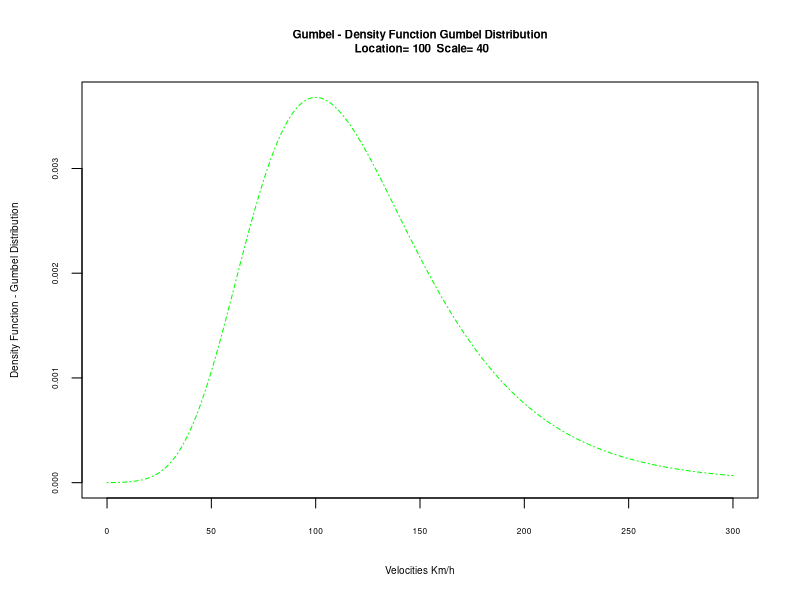
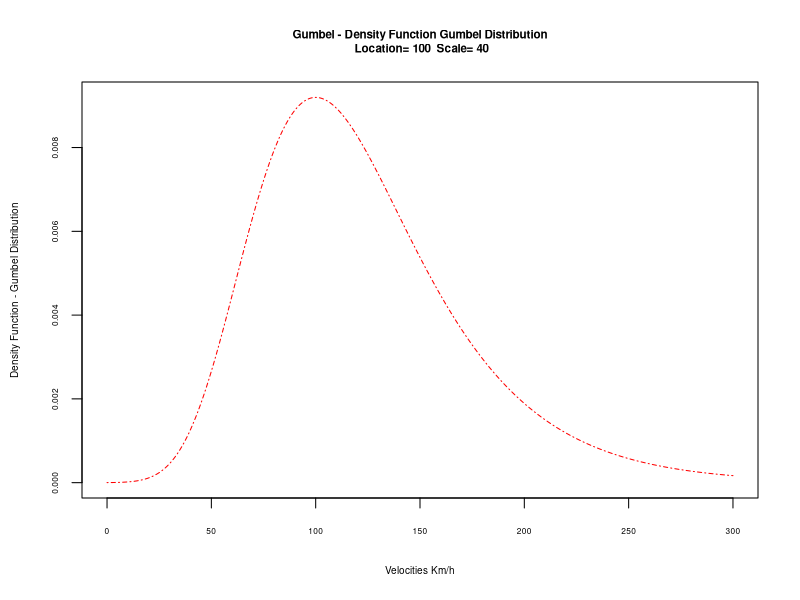
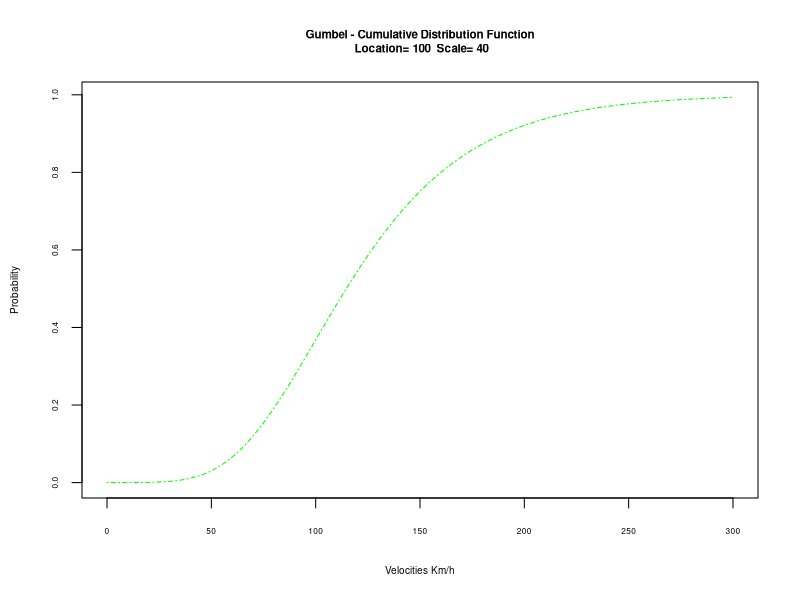
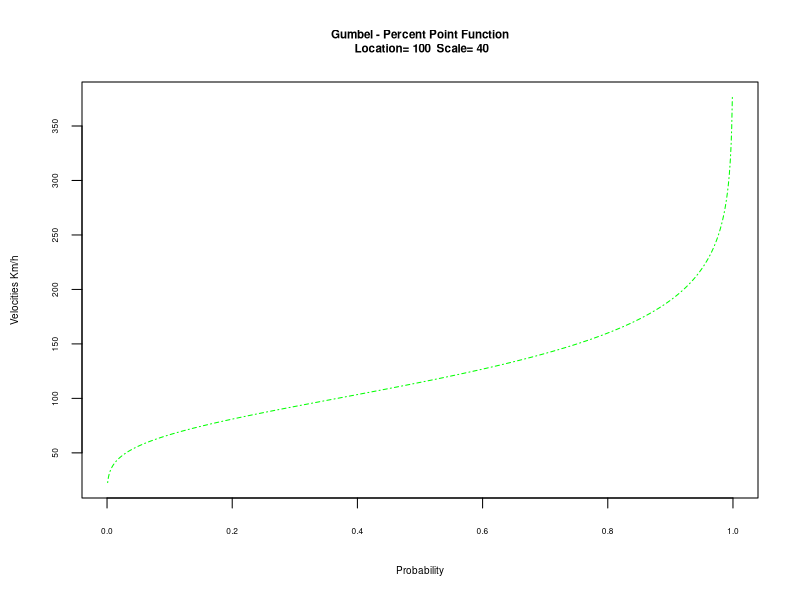
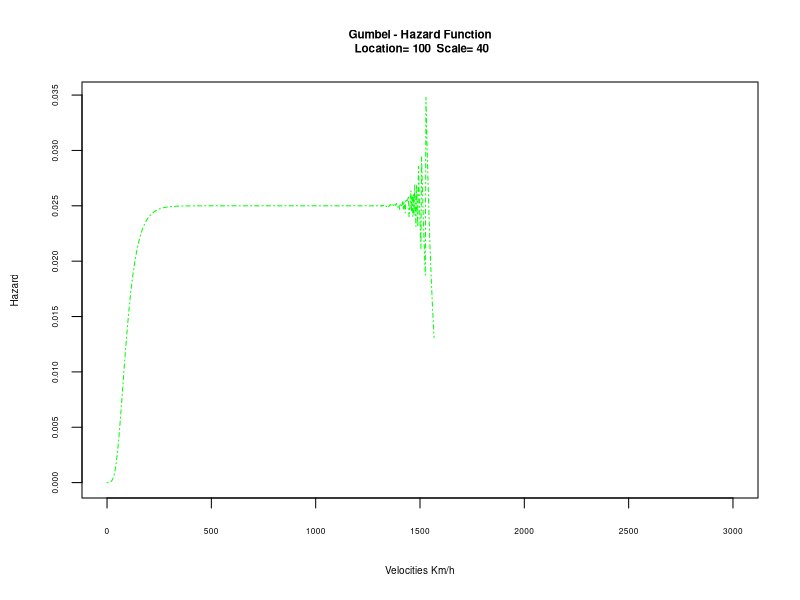

Write R code to recreate these figures, in order.
## ---- chunk 1
library("RcmdrMisc")
## ---- chunk 2
library(knitr)
def.chunk.hook  <- knitr::knit_hooks$get("chunk")
knitr::knit_hooks$set(chunk = function(x, options) {
  x <- def.chunk.hook(x, options)
  ifelse(options$size != "normalsize", paste0("\n \\", options$size,"\n\n", x, "\n\n \\normalsize"), x)
})
## ---- chunk 3
location = 100
scale = 40
.x <- seq(0, 300, length.out=1000)
pdfG <- function(x) {
  1/location *exp(-(x-location)/scale)*exp(-exp(-(x-location)/scale))
  }
.y = pdfG(.x)
plot(.x, .y, col="green", lty=4, 
     xlab="Velocities Km/h", ylab="Density Function - Gumbel Distribution", 
     main=paste("Gumbel - Density Function Gumbel Distribution\n", "Location=", 
     round(location,2), " Scale=", round(scale,2)), type="l", 
     cex.axis = 0.5, cex.lab= 0.6, cex.main=0.7, cex.sub=0.6)
## ---- chunk 4
location = 100
scale = 40
.x <- seq(0, 300, length.out=1000)
dfG = dgumbel(.x, location=location, scale=scale)
plot(.x, dfG, col="red", lty=4, 
     xlab="Velocities Km/h", ylab="Density Function - Gumbel Distribution", 
     main=paste("Gumbel - Density Function Gumbel Distribution\n", "Location=", 
     round(location,2), " Scale=", round(scale,2)), type="l", 
     cex.axis = 0.5, cex.lab= 0.6, cex.main=0.7, cex.sub=0.6)
## ---- chunk 5
location = 100
scale = 40
.x <- seq(0, 300, length.out=1000)
cdfG <- function(x) {
  exp(-exp(-(x-location)/scale))
  }
.y = cdfG(.x)
plot(.x, .y, col="green", lty=4, 
     xlab="Velocities Km/h", ylab="Probability", 
     main=paste("Gumbel - Cumulative Distribution Function\n", "Location=", 
     round(location,2), " Scale=", round(scale,2)), type="l", 
     cex.axis = 0.5, cex.lab= 0.6, cex.main=0.7, cex.sub=0.6)
## ---- chunk 6
location = 100
scale = 40
.x <- seq(0, 1, length.out=1000)
ppfG <- function(x) {
  location - (scale*log(-log(x)))
  }
.y = ppfG(.x)
plot(.x, .y, col="green", lty=4, 
     ylab="Velocities Km/h", xlab="Probability", 
     main=paste("Gumbel - Percent Point Function\n", "Location=", 
     round(location,2), " Scale=", round(scale,2)), type="l", 
     cex.axis = 0.5, cex.lab= 0.6, cex.main=0.7, cex.sub=0.6)
## ---- chunk 7
location = 100
scale = 40
.x <- seq(0, 3000, length.out=1000)
hfG <- function(x) {
  (1/scale)*(exp(-(x-location)/scale))/(exp(exp(-(x-location)/scale))-1)
  }
.y = hfG(.x)
plot(.x, .y, col="green", lty=4, 
     xlab="Velocities Km/h", ylab="Hazard", 
     main=paste("Gumbel - Hazard Function\n", "Location=", 
     round(location,2), " Scale=", round(scale,2)), type="l", 
     cex.axis = 0.5, cex.lab= 0.6, cex.main=0.7, cex.sub=0.6)
#library(reliaR)
#plot(.x, hgumbel(.x, mu=location, sigma=scale))
#plot(.x, hra.gumbel(.x, mu=location, sigma=scale))
